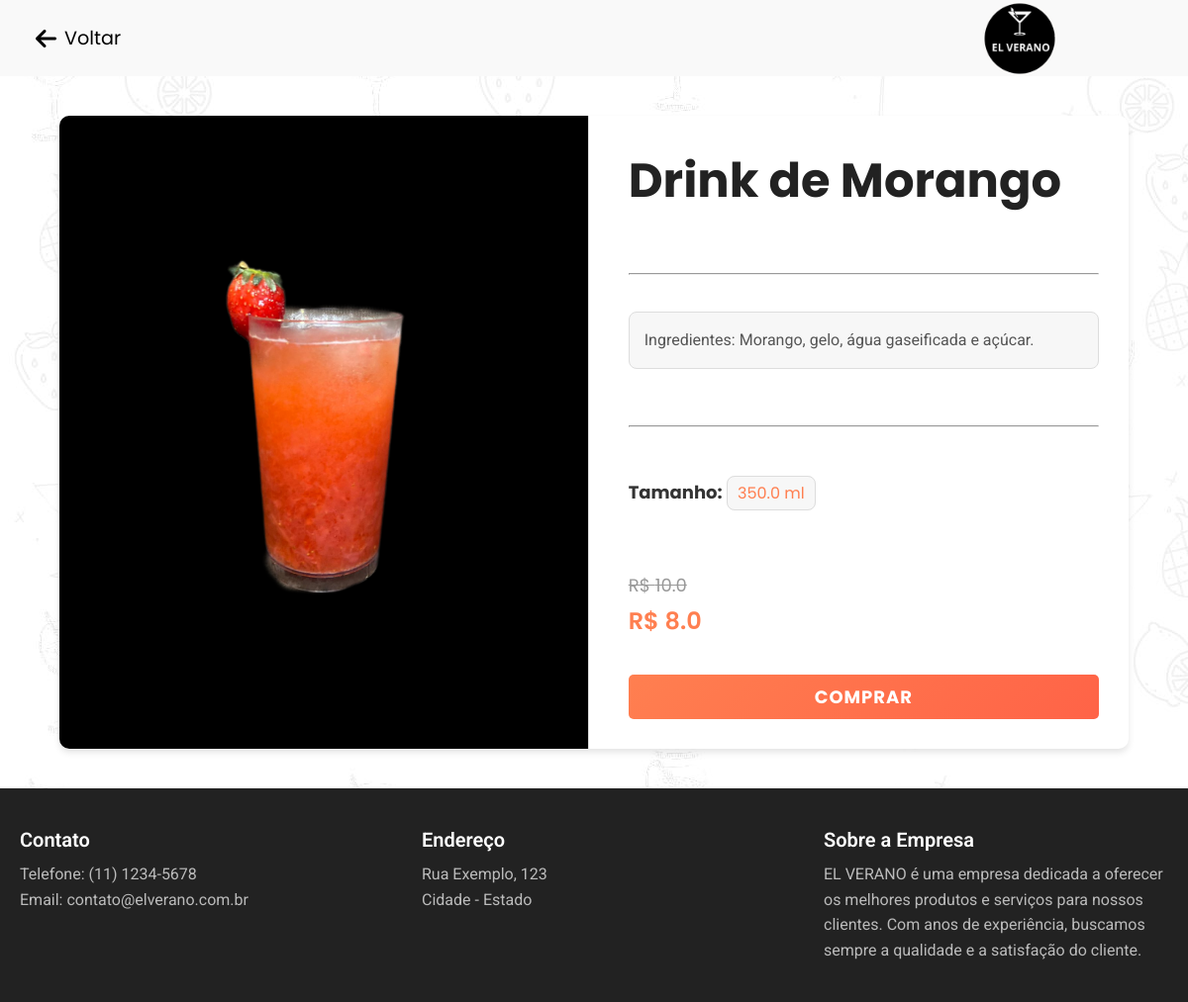
Page /item/1 on the committed database.
### main.py (models this page shows)
class Produto(db.Model):
    id = db.Column(db.Integer, primary_key=True)
    nome = db.Column(db.String(100), nullable=False)
    descricao = db.Column(db.String(200), nullable=False)
    tamanho = db.Column(db.Float, nullable=False)
    preco = db.Column(db.Float, nullable=False)
    preco_desconto = db.Column(db.Float, nullable=True)
    image = db.Column(db.String(250), nullable=False)
    categoria = db.Column(db.String(50), nullable=False)  # Adicionando a categoria

### main.py (the view)
@app.route('/item/<int:id>')
def item(id):
    produto = Produto.query.get_or_404(id)
    return render_template('item.html', produto=produto)

### templates/item.html (shortened to what this page needs)
<!DOCTYPE html>
<html lang="en">
<head>
    <link rel="stylesheet" href="/static/header-item.css">
    <link rel="stylesheet" href="/static/main-item.css">
    <link rel="stylesheet" href="https://cdnjs.cloudflare.com/ajax/libs/font-awesome/6.7.2/css/all.min.css" />
</head>
<body>
    <header>
        <nav class="nav-bar">
            <div class="nav-left">
                <button class="back-button" onclick="window.location.href='/';">
                    <i class="fa-solid fa-arrow-left"></i> Voltar
                </button>
            </div>
            <div class="logo">
                <img src="/static/img/Logo-ElVerano-removebg-preview.png" alt="" />
              </div>
        </nav>
    </header>
    <main>
        <div class="container">
            <div class="div-img">
                <img src="/{{ produto.image }}" alt="{{ produto.nome }}">
            </div>
            <div class="div-texto">
                <div class="titulo">
                    <h1>{{ produto.nome }}</h1>
                </div>
                <hr>
                <div class="descricao">
                    <p>{{ produto.descricao }}</p>
                </div>
                <hr>
                <p class="tamanho"><strong>Tamanho:</strong> <span>{{ produto.tamanho }} ml</span></p>
                <div class="preco">
                    <span class="preco-original">R$ {{ produto.preco | round(2) }}</span>
                    <span class="preco-desconto">R$ {{ produto.preco_desconto | round(2) }}</span>
                </div>
                <div class="buttons">
                    <a href="{{ url_for('comprar', produto_id=produto.id) }}" class="btn btn-primary">Comprar</a>
                </div>
            </div>
        </div>
    </main>
    <footer>
        <div class="footer-container">
            <div class="footer-section">
                <h3>Contato</h3>
                <p>Telefone: (11) 1234-5678</p>
                <p>Email: contato@elverano.com.br</p>
            </div>
            <div class="footer-section">
                <h3>Endereço</h3>
                <p>Rua Exemplo, 123</p>
                <p>Cidade - Estado</p>
            </div>
            <div class="footer-section">
                <h3>Sobre a Empresa</h3>
                <p>EL VERANO é uma empresa dedicada a oferecer os melhores produtos e serviços para nossos clientes. Com anos de experiência, buscamos sempre a qualidade e a satisfação do cliente.</p>
            </div>
        </div>
    </footer>
</body>
</html>

### static/header-item.css (style rules this page uses)
:root { --cor-primaria: #fff; --cor-secundaria: #f9f9f9; --cor-terciaria: #000000; --cor-quartenaria: #ff7f50; --cor-buttons: linear-gradient(135deg, #ff7f50, #ff6347); --cor-buttons-houver: linear-gradient(135deg, #d2663e, #ef4629); --fonte-principal: 'Roboto', sans-serif; --fonte-secundaria: 'Poppins', sans-serif; }
* { padding: 0; margin: 0; box-sizing: border-box; }
header { position: sticky; top: 0; width: 100%; background-color: var(--cor-secundaria); z-index: 3; }
.nav-bar { display: flex; justify-content: space-between; align-items: center; padding: 1.5rem 6rem; font-family: var(--fonte-secundaria); position: relative; }
.nav-left { display: flex; align-items: center; }
.back-button { font-family: var(--fonte-secundaria); background: none; border: none; font-size: 1.2rem; color: var(--cor-terciaria); cursor: pointer; display: flex; align-items: center; gap: 8px; transition: color 0.3s ease; position: relative; left: -60px; }
.back-button i { font-size: 1.5rem; }
.logo { display: flex; justify-content: flex-end; align-items: center; position: absolute; right: 10%; }
.logo img { position: absolute; width: 100px; height: 100px; }

### static/main-item.css (style rules this page uses)
:root { --cor-primaria: #fff; --cor-secundaria: #f9f9f9; --cor-terciaria: #000000; --cor-quartenaria: #ff7f50; --cor-buttons: linear-gradient(135deg, #ff7f50, #ff6347); --cor-buttons-houver: linear-gradient(135deg, #d2663e, #ef4629); --fonte-principal: 'Roboto', sans-serif; --fonte-secundaria: 'Poppins', sans-serif; }
body { background-image: url(img/Background-do-site.jpg); font-family: 'Roboto', sans-serif; margin: 0; padding: 0; color: #333; }
.container { display: flex; width: 90vw; max-width: 1200px; min-height: 80vh; border-radius: 10px; background-color: var(--cor-primaria); box-shadow: 0 4px 6px rgba(0, 0, 0, 0.1); margin: 40px auto; overflow: hidden; gap: 10px; }
.div-img { width: 50%; display: flex; align-items: center; justify-content: center; background-color: #000; border-right: 1px solid #ddd; }
.div-img img { max-width: 100%; max-height: 100%; object-fit: cover; border-radius: 10px 0 0 10px; }
.div-texto { width: 50%; padding: 30px; display: flex; flex-direction: column; justify-content: space-between; }
.titulo { font-family: var(--fonte-secundaria); font-size: 24px; font-weight: 700; color: #222; margin-bottom: 20px; }
.descricao { font-size: 16px; line-height: 1.6; color: #555; background-color: #f7f7f7; border: 1px solid #ddd; border-radius: 8px; padding: 15px; margin-bottom: 20px; }
.tamanho { font-family: var(--fonte-secundaria); font-size: 18px; font-weight: 600; color: #333; padding: 10px 0px; margin-top: 5px; }
.tamanho span { font-size: 16px; color: #ff7f50; font-weight: normal; background-color: #f0f0f0; background-color: #f7f7f7; border: 1px solid #ddd; border-radius: 8px; padding: 5px 10px; }
.preco { font-family: var(--fonte-secundaria); display: flex; flex-direction: column; gap: 5px; margin-top: 20px; }
.preco-original { font-size: 18px; color: #999; text-decoration: line-through; }
.preco-desconto { font-size: 24px; font-weight: 600; color: var(--cor-quartenaria); }
.buttons { display: flex; gap: 20px; }
.buttons .btn { font-family: var(--fonte-secundaria); background: var(--cor-buttons); flex: 1; height: 45px; border: none; border-radius: 5px; font-size: 18px; font-weight: 700; cursor: pointer; transition: all 0.3s ease; display: flex; justify-content: center; align-items: center; text-transform: uppercase; letter-spacing: 1px; }
a { text-decoration: none; color: var(--cor-primaria); }
footer { background-color: #222; color: var(--cor-primaria); padding: 40px 20px; text-align: left; }
.footer-container { display: flex; justify-content: space-between; max-width: 1200px; margin: 0 auto; gap: 40px; }
.footer-section { width: 30%; }
.footer-section h3 { font-size: 20px; margin-bottom: 10px; font-weight: 600; }
.footer-section p { font-size: 16px; line-height: 1.6; color: #bbb; }

### rows in the picture
Produto: image (picture), nome "Drink de Morango", descricao "Ingredientes: Morango, gelo, água gaseificada e açúcar.", tamanho "350.0", preco "10.0", preco_desconto "8.0"
